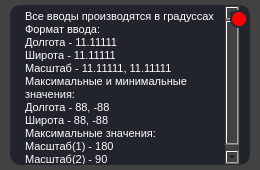
<?xml version="1.0" encoding="UTF-8"?>
<ui version="4.0">
 <class>Dialog</class>
 <widget class="QDialog" name="Dialog">
  <property name="geometry">
   <rect>
    <x>0</x>
    <y>0</y>
    <width>260</width>
    <height>170</height>
   </rect>
  </property>
  <property name="windowTitle">
   <string>Dialog</string>
  </property>
  <property name="styleSheet">
   <string notr="true">background-color: rgb(66, 66, 66);</string>
  </property>
  <widget class="QPushButton" name="pushButton">
   <property name="geometry">
    <rect>
     <x>230</x>
     <y>10</y>
     <width>18</width>
     <height>18</height>
    </rect>
   </property>
   <property name="font">
    <font>
     <family>Arial</family>
     <pointsize>8</pointsize>
    </font>
   </property>
   <property name="styleSheet">
    <string notr="true">QPushButton {
	background-color: rgb(255, 0, 0);
	border: 2px solid rgb(37, 39, 48);
	border-radius: 9px;
	color: #FFF;
	padding-left: 1px;
	padding-right: 1px;}
QPushButton:hover {background-color: rgb(170, 0, 0) }
QPushButton:hover:pressed {background-color: rgb(150, 150, 150)}</string>
   </property>
   <property name="text">
    <string/>
   </property>
   <property name="iconSize">
    <size>
     <width>16</width>
     <height>16</height>
    </size>
   </property>
  </widget>
  <widget class="QTextBrowser" name="textBrowser">
   <property name="geometry">
    <rect>
     <x>10</x>
     <y>5</y>
     <width>240</width>
     <height>160</height>
    </rect>
   </property>
   <property name="styleSheet">
    <string notr="true">border: 1px solid rgb(37, 39, 48) ;
border-radius: 10px;
color: #FFF;
padding-left: 10px;
padding-right: 10px;
background-color: rgb(34, 36, 44);
</string>
   </property>
   <property name="html">
    <string>&lt;!DOCTYPE HTML PUBLIC &quot;-//W3C//DTD HTML 4.0//EN&quot; &quot;http://www.w3.org/TR/REC-html40/strict.dtd&quot;&gt;
&lt;html&gt;&lt;head&gt;&lt;meta name=&quot;qrichtext&quot; content=&quot;1&quot; /&gt;&lt;style type=&quot;text/css&quot;&gt;
p, li { white-space: pre-wrap; }
&lt;/style&gt;&lt;/head&gt;&lt;body style=&quot; font-family:'MS Shell Dlg 2'; font-size:8.25pt; font-weight:400; font-style:normal;&quot;&gt;
&lt;p style=&quot; margin-top:0px; margin-bottom:0px; margin-left:0px; margin-right:0px; -qt-block-indent:0; text-indent:0px;&quot;&gt;Все вводы производятся в градуссах&lt;/p&gt;
&lt;p style=&quot; margin-top:0px; margin-bottom:0px; margin-left:0px; margin-right:0px; -qt-block-indent:0; text-indent:0px;&quot;&gt;Формат ввода:&lt;/p&gt;
&lt;p style=&quot; margin-top:0px; margin-bottom:0px; margin-left:0px; margin-right:0px; -qt-block-indent:0; text-indent:0px;&quot;&gt;Долгота - 11.11111&lt;/p&gt;
&lt;p style=&quot; margin-top:0px; margin-bottom:0px; margin-left:0px; margin-right:0px; -qt-block-indent:0; text-indent:0px;&quot;&gt;Широта - 11.11111&lt;/p&gt;
&lt;p style=&quot; margin-top:0px; margin-bottom:0px; margin-left:0px; margin-right:0px; -qt-block-indent:0; text-indent:0px;&quot;&gt;Масштаб - 11.11111, 11.11111&lt;/p&gt;
&lt;p style=&quot; margin-top:0px; margin-bottom:0px; margin-left:0px; margin-right:0px; -qt-block-indent:0; text-indent:0px;&quot;&gt;Максимальные и минимальные значения:&lt;/p&gt;
&lt;p style=&quot; margin-top:0px; margin-bottom:0px; margin-left:0px; margin-right:0px; -qt-block-indent:0; text-indent:0px;&quot;&gt;Долгота - 88, -88&lt;/p&gt;
&lt;p style=&quot; margin-top:0px; margin-bottom:0px; margin-left:0px; margin-right:0px; -qt-block-indent:0; text-indent:0px;&quot;&gt;Широта - 88, -88&lt;/p&gt;
&lt;p style=&quot; margin-top:0px; margin-bottom:0px; margin-left:0px; margin-right:0px; -qt-block-indent:0; text-indent:0px;&quot;&gt;Максимальные значения:&lt;/p&gt;
&lt;p style=&quot; margin-top:0px; margin-bottom:0px; margin-left:0px; margin-right:0px; -qt-block-indent:0; text-indent:0px;&quot;&gt;Масштаб(1) - 180&lt;/p&gt;
&lt;p style=&quot; margin-top:0px; margin-bottom:0px; margin-left:0px; margin-right:0px; -qt-block-indent:0; text-indent:0px;&quot;&gt;Масштаб(2) - 90&lt;/p&gt;&lt;/body&gt;&lt;/html&gt;</string>
   </property>
  </widget>
  <zorder>textBrowser</zorder>
  <zorder>pushButton</zorder>
 </widget>
 <resources/>
 <connections/>
</ui>
